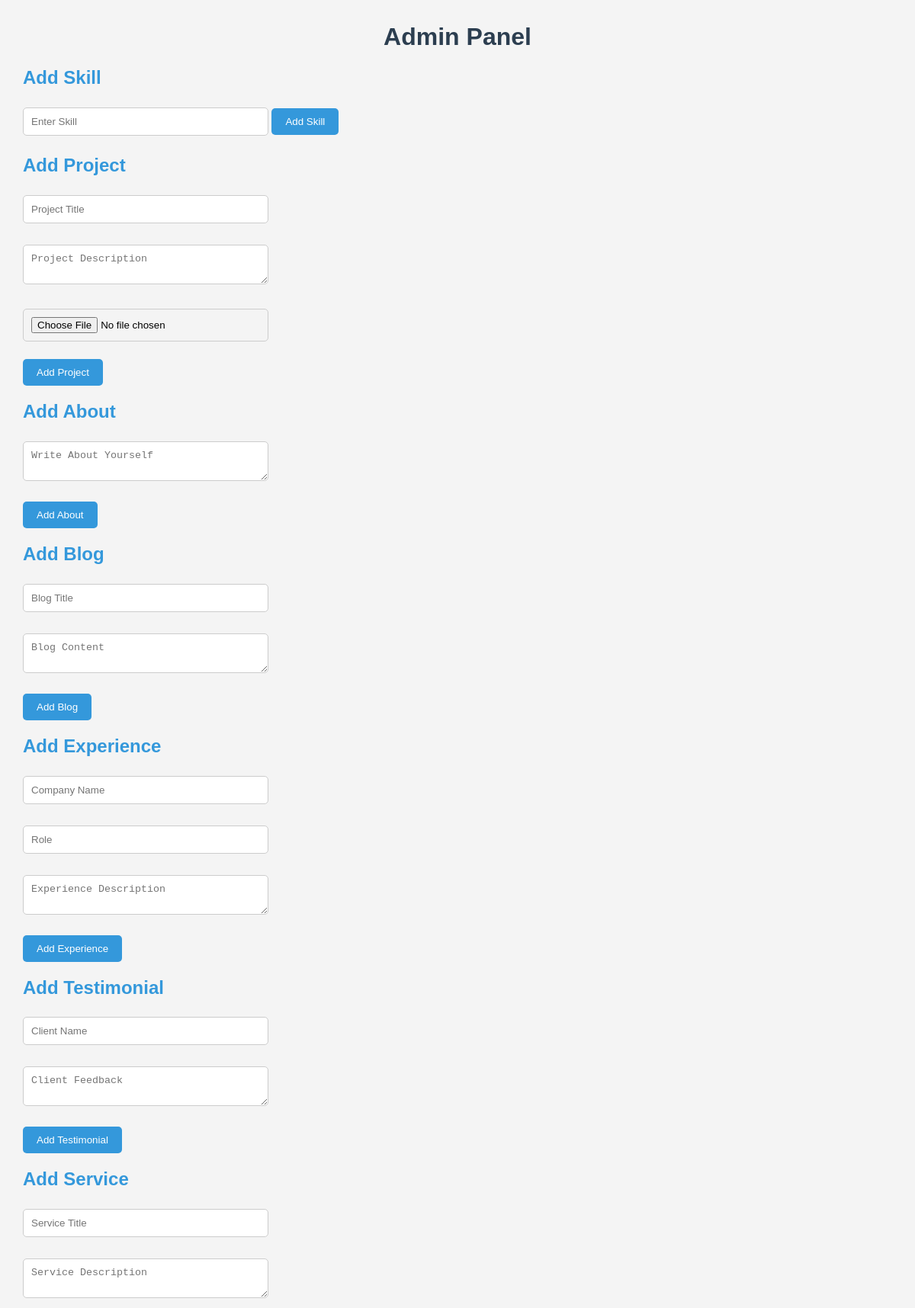
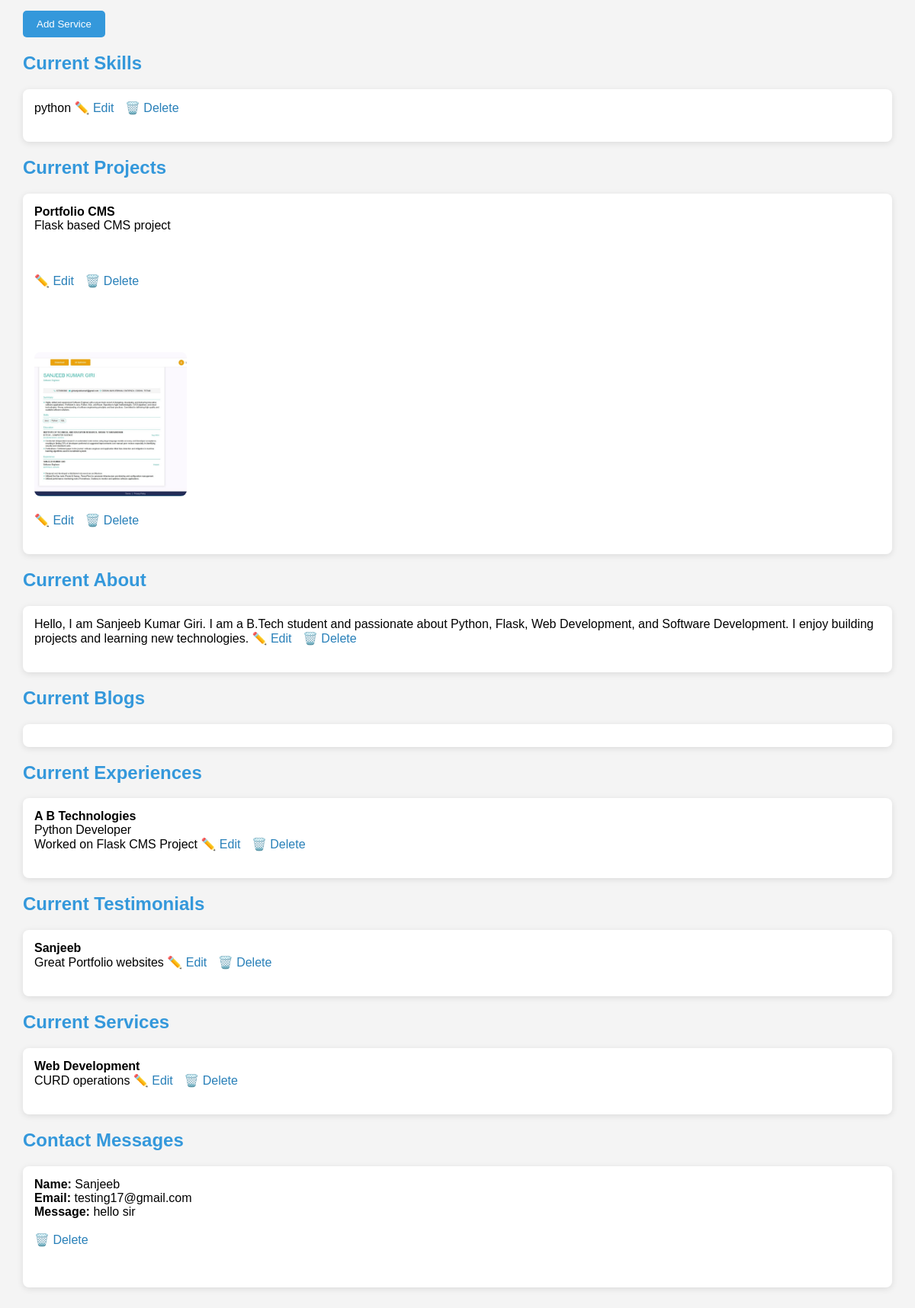
Page /admin (signed in) on the committed database (2 pictures, top to bottom).
### app.py (models this page shows)
class Skill(db.Model):
    id = db.Column(db.Integer, primary_key=True)
    name = db.Column(db.String(100))

class Project(db.Model):
    id = db.Column(db.Integer, primary_key=True)
    title = db.Column(db.String(100))
    description = db.Column(db.String(500))
    image = db.Column(db.String(200))

class About(db.Model):
    id = db.Column(db.Integer, primary_key=True)
    content = db.Column(db.String(1000))

class Experience(db.Model):
    id = db.Column(db.Integer, primary_key=True)
    company = db.Column(db.String(200))
    role = db.Column(db.String(200))
    description = db.Column(db.String(1000))

class Testimonial(db.Model):
    id = db.Column(db.Integer, primary_key=True)
    name = db.Column(db.String(100))
    feedback = db.Column(db.String(1000))

class Service(db.Model):
    id = db.Column(db.Integer, primary_key=True)
    title = db.Column(db.String(200))
    description = db.Column(db.String(1000))

class Contact(db.Model):
    id = db.Column(db.Integer, primary_key=True)
    name = db.Column(db.String(100))
    email = db.Column(db.String(100))
    message = db.Column(db.String(2000))

### app.py (the view)
@app.route("/admin")
def admin():
    if "admin" not in session:
        return redirect("/login")
    skills = Skill.query.all()
    projects = Project.query.all()
    abouts = About.query.all()
    blogs = Blog.query.all()
    experiences = Experience.query.all()
    testimonials = Testimonial.query.all()
    services = Service.query.all()
    contacts = Contact.query.all()
    return render_template(
        "admin.html",
        skills=skills,
        projects=projects,
        abouts=abouts,
        blogs=blogs,
        experiences=experiences,
        testimonials=testimonials,
        services=services,
        contacts = contacts
    )

### templates/admin.html (shortened to what this page needs)
<!DOCTYPE html>
<html>
<head>
    <link rel="stylesheet" href="{{ url_for('static', filename='style.css') }}">
</head>
<body>
    <h1>Admin Panel</h1>
    <h2>Add Skill</h2>
   <form action="/add-skill-form" method="POST">
    <input type="text" name="name" placeholder="Enter Skill">
    <button type="submit">Add Skill</button>
</form>
    <h2>Add Project</h2>
   <form action="/add-project-form" method="POST" enctype="multipart/form-data">
    <input type="text" name="title" placeholder="Project Title"><br><br>
    <textarea name="description" placeholder="Project Description"></textarea><br><br>
    <input type="file" name="image"><br><br>
    <button type="submit">Add Project</button>
</form>
<h2>Add About</h2>
<form action="/add-about-form" method="POST">
    <textarea name="content"
              placeholder="Write About Yourself"></textarea>
    <br><br>
    <button type="submit">Add About</button>
</form>
<h2>Add Blog</h2>
<form action="/add-blog-form" method="POST">
    <input type="text"
           name="title"
           placeholder="Blog Title">
    <br><br>
    <textarea name="content"
              placeholder="Blog Content"></textarea>
    <br><br>
    <button type="submit">Add Blog</button>
</form>
<h2>Add Experience</h2>
<form action="/add-experience-form" method="POST">
    <input type="text"
           name="company"
           placeholder="Company Name">
    <br><br>
    <input type="text"
           name="role"
           placeholder="Role">
    <br><br>
    <textarea name="description"
              placeholder="Experience Description"></textarea>
    <br><br>
    <button type="submit">Add Experience</button>
</form>
<h2>Add Testimonial</h2>
<form action="/add-testimonial-form" method="POST">
    <input type="text"
           name="name"
           placeholder="Client Name">
    <br><br>
    <textarea name="feedback"
              placeholder="Client Feedback"></textarea>
    <br><br>
    <button type="submit">
        Add Testimonial
    </button>
</form>
<h2>Add Service</h2>
<form action="/add-service-form" method="POST">
    <input type="text"
           name="title"
           placeholder="Service Title">
    <br><br>
    <textarea name="description"
              placeholder="Service Description"></textarea>
    <br><br>
    <button type="submit">
        Add Service
    </button>
</form>
<h2>Current Skills</h2>
<ul>
    {% for skill in skills %}
        <li>
            {{ skill.name }}
            <a href="/edit-skill/{{ skill.id }}">✏️ Edit</a>
            <a href="/delete-skill-ui/{{ skill.id }}">🗑️ Delete</a>
        </li>
    {% endfor %}
</ul>
<h2>Current Projects</h2>
<ul>
    {% for project in projects %}
        <li>
            <b>{{ project.title }}</b><br>
            {{ project.description }}
             <br><br>
            {% if project.image %}
            <img src="{{ url_for('static', filename='uploads/' + project.image) }}"
            width="200">
{% endif %}
<br><br>
            <a href="/edit-project/{{ project.id }}">✏️ Edit</a>
            <a href="/delete-project-ui/{{ project.id }}">🗑️ Delete</a>
        </li>
    {% endfor %}
</ul>
<h2>Current About</h2>
<ul>
    {% for about in abouts %}
        <li>
            {{ about.content }}
            <a href="/edit-about/{{ about.id }}">
                ✏️ Edit
            </a>
            <a href="/delete-about-ui/{{ about.id }}">
                🗑️ Delete
            </a>
        </li>
    {% endfor %}
</ul>
<h2>Current Blogs</h2>
<ul>
</ul>
<h2>Current Experiences</h2>
<ul>
{% for experience in experiences %}
<li>
    <b>{{ experience.company }}</b><br>
    {{ experience.role }}<br>
    {{ experience.description }}
    <a href="/edit-experience/{{ experience.id }}">✏️ Edit</a>
    <a href="/delete-experience-ui/{{ experience.id }}">🗑️ Delete</a>
</li>
{% endfor %}
</ul>
<h2>Current Testimonials</h2>
<ul>
{% for testimonial in testimonials %}
<li>
    <b>{{ testimonial.name }}</b><br>
    {{ testimonial.feedback }}
    <a href="/edit-testimonial/{{ testimonial.id }}">✏️ Edit</a>
    <a href="/delete-testimonial-ui/{{ testimonial.id }}">🗑️ Delete</a>
</li>
{% endfor %}
</ul>
<h2>Current Services</h2>
<ul>
{% for service in services %}
<li>
    <b>{{ service.title }}</b><br>
    {{ service.description }}
    <a href="/edit-service/{{ service.id }}">
        ✏️ Edit
    </a>
    <a href="/delete-service-ui/{{ service.id }}">
        🗑️ Delete
    </a>
</li>
{% endfor %}
</ul>
<h2>Contact Messages</h2>
<ul>
{% for contact in contacts %}
<li>
    <b>Name:</b> {{ contact.name }} <br>
    <b>Email:</b> {{ contact.email }} <br>
    <b>Message:</b> {{ contact.message }}
<br><br>
<a href="/delete-contact-ui/{{ contact.id }}">
    🗑️ Delete
</a>
</li>
<br>
{% endfor %}
</ul>
</body>
</html>

### static/style.css (style rules this page uses)
body { background-color: #f4f4f4; font-family: Arial, sans-serif; margin: 30px; }
h1 { text-align: center; color: #2c3e50; }
h2 { color: #3498db; }
a { text-decoration: none; color: #2980b9; margin-right: 10px; }
input, textarea { width: 300px; padding: 10px; margin: 5px 0; border: 1px solid #ccc; border-radius: 5px; }
button { padding: 10px 18px; border: none; border-radius: 5px; cursor: pointer; background-color: #3498db; color: white; }
ul { background: white; padding: 15px; border-radius: 8px; list-style: none; box-shadow: 0 2px 8px rgba(0, 0, 0, 0.1); }
li { margin-bottom: 20px; }
img { border-radius: 8px; margin-top: 10px; }

### rows in the picture
Skill: name "python"
Project: title "Portfolio CMS", description "Flask based CMS project"
Project: image (picture)
About: content "Hello, I am Sanjeeb Kumar Giri. I am a B.Tech student and passionate about Python, Flask, Web Development, and Software Development. I enjoy building projects and learning new technologies."
Experience: company "A B Technologies", role "Python Developer", description "Worked on Flask CMS Project"
Testimonial: name "Sanjeeb", feedback "Great Portfolio websites"
Service: title "Web Development", description "CURD operations"
Contact: name "Sanjeeb", email "testing17@gmail.com", message "hello sir"
